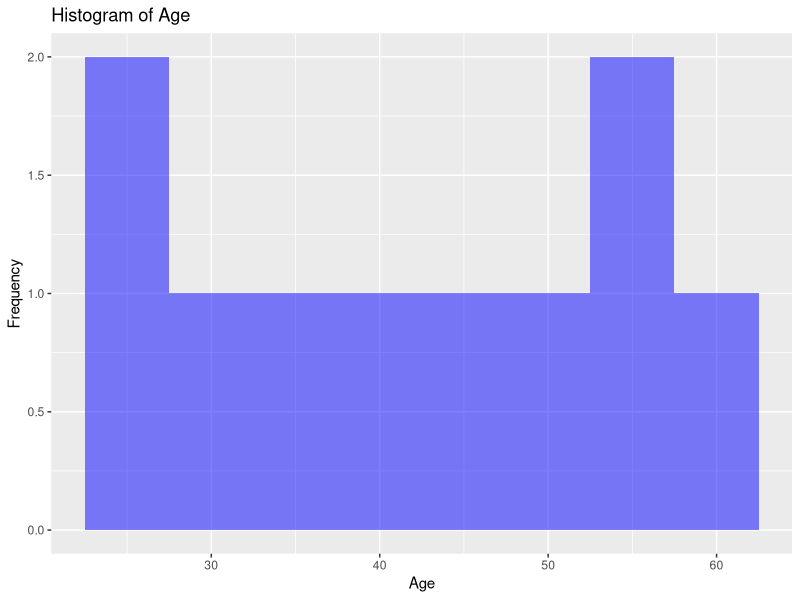
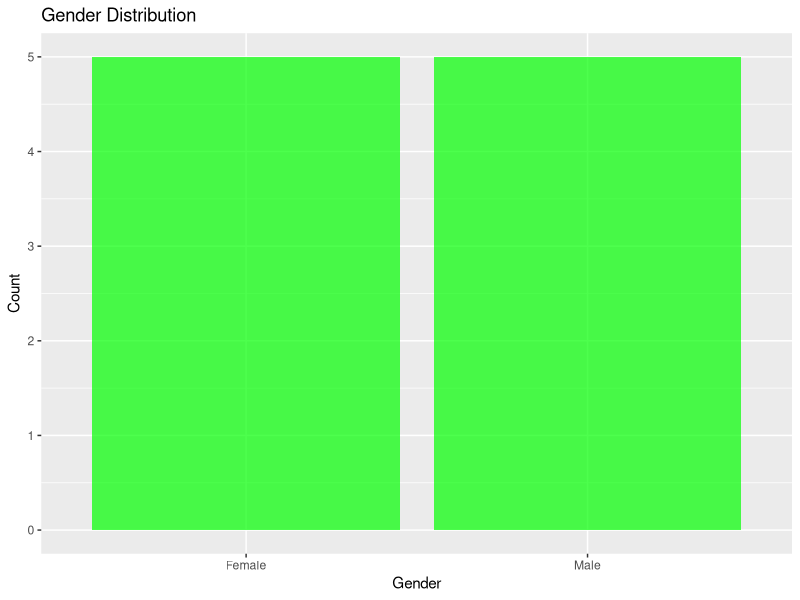

These figures' R source, in order:

# Create a sample dataset set.seed(123)
data <- data.frame( ID = 1:10,
                    Age = sample(18:60, 10, replace = TRUE),
                    Gender = sample(c("Male", "Female"), 10, replace = TRUE), Score = sample(1:100, 10)
)
# Print the sample data 
print(data)
filtered_data <- data[data$Age > 30, ]
filtered_data <- data[data$Age > 30 & data$Gender == "Male", ]
cleaned_data <- unique(data[, c("ID", "Age", "Gender")])
cleaned_data <- na.omit(data)
# Load the ggplot2 package
library(ggplot2)
# Create a scatterplot of Age vs. Score with points colored by Gender ggplot(data = cleaned_data, aes(x = Age, y = Score, color = Gender)) + geom_point() +
labs(title = "Scatterplot of Age vs. Score", x = "Age",
     y = "Score")
# Create a histogram of Age
ggplot(data = cleaned_data, aes(x = Age)) + geom_histogram(binwidth = 5, fill = "blue", alpha = 0.5) + labs(title = "Histogram of Age",
                                                                                                            x = "Age",
                                                                                                            y = "Frequency")
# Create a bar chart of Gender distribution 
ggplot(data = cleaned_data, aes(x = Gender)) + geom_bar(fill = "green", alpha = 0.7) + labs(title = "Gender Distribution",
x = "Gender", y = "Count")
